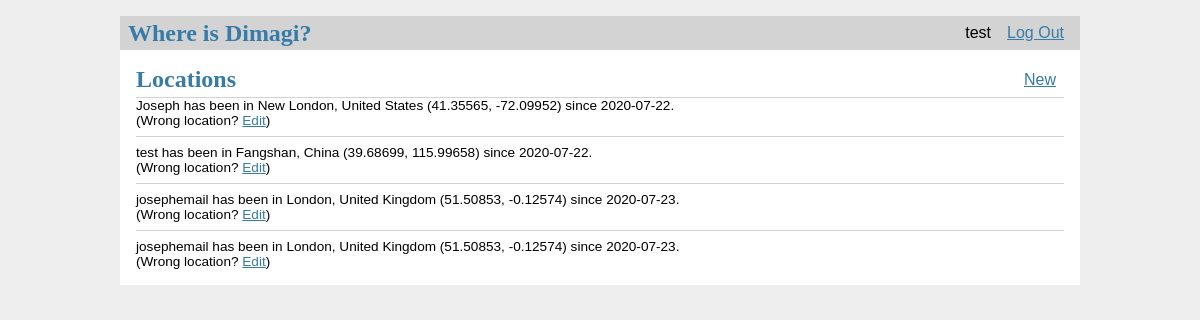
The app's page / (signed in) with its own data.
### tables this page shows
CREATE TABLE user (
  id INTEGER PRIMARY KEY AUTOINCREMENT,
  username TEXT UNIQUE NOT NULL,
  person_name TEXT NOT NULL,
  email TEXT UNIQUE NOT NULL,
  password TEXT NOT NULL
);

CREATE TABLE location (
  location_id INTEGER PRIMARY KEY AUTOINCREMENT,
  person_id INTEGER NOT NULL,
  created TIMESTAMP NOT NULL DEFAULT CURRENT_TIMESTAMP,
  location TEXT NOT NULL,
  lat DECIMAL  NOT NULL,
  lon DECIMAL NOT NULL,
  off_the_grid INTEGER DEFAULT 0,
  FOREIGN KEY (person_id) REFERENCES user (id)
);

### whereis_app/locations.py (the view)
@bp.route('/')
def index():
    db = get_db()
    if g.user and g.user['person_name'] == 'admin':
        locations = db.execute(
        'SELECT l.location_id, location, lat, lon, person_id, created, person_name'
        ' FROM location l JOIN user u ON l.person_id = u.id '
        ).fetchall()
    else:
        locations = db.execute(
            ' SELECT l.location_id, location, lat, lon, person_id, created, person_name'
            ' FROM location l JOIN user u ON l.person_id = u.id '
            ' WHERE '
            'l.off_the_grid == 0 '
            ' AND '
            '(person_id, created) in (SELECT person_id, max(created)'
            'FROM location GROUP BY person_id)'
            ).fetchall()
    return render_template('locations/index.html', locations=locations)

### whereis_app/auth.py (called while the page is built)
@bp.before_app_request
def load_logged_in_user():
    user_id = session.get('user_id')
    if user_id is None:
        g.user = None
    else:
        g.user = get_db().execute(
            'SELECT * FROM user WHERE id = ?', (user_id,)
        ).fetchone()

### whereis_app/db.py (called while the page is built)
def get_db():
    if 'db' not in g:
        g.db = sqlite3.connect(
            current_app.config['DATABASE'],
            detect_types=sqlite3.PARSE_DECLTYPES
        )
        g.db.row_factory = sqlite3.Row
    return g.db

### whereis_app/templates/locations/index.html
{% extends 'base.html' %}
{% block header %}
  <h1>{% block title %}Locations{% endblock %}</h1>
  {% if g.user %}
    <a class="action" href="{{ url_for('locations.add_location') }}">New</a>
  {% endif %}
{% endblock %}
{% block content %}
  {% for location in locations %}
    <article class="post">
      <header>
        <div>
	    {{location['person_name'] }}  has been in {{location['location']}} ({{location['lat']}}, {{location['lon']}}) since {{location['created'].strftime('%Y-%m-%d')}}.<br>
	    (Wrong location? <a href="{{ url_for('locations.update', location_id=location['location_id']) }}">Edit</a>)
        </div>
      </header>
    </article>
    {% if not loop.last %}
      <hr>
    {% endif %}
  {% endfor %}
{% endblock %}

### whereis_app/templates/base.html (shortened to what this page needs)
<!doctype html>
<link rel="stylesheet" href="{{ url_for('static', filename='style.css') }}">
<nav>
  <h1>Where is Dimagi?</h1>
  <ul>
    {% if g.user %}
      <li><span>{{ g.user['username'] }}</span>
      <li><a href="{{ url_for('auth.logout') }}">Log Out</a>
    {% else %}
      <li><a href="{{ url_for('auth.register') }}">Register</a>
      <li><a href="{{ url_for('auth.login') }}">Log In</a>
    {% endif %}
  </ul>
</nav>
<section class="content">
  <header>
    {% block header %}{% endblock %}
  </header>
  {% block content %}{% endblock %}
</section>

### whereis_app/static/style.css (style rules this page uses)
h1 { font-family: serif; color: #377ba8; margin: 1rem 0; }
a { color: #377ba8; }
hr { border: none; border-top: 1px solid lightgray; }
nav { background: lightgray; display: flex; align-items: center; padding: 0 0.5rem; }
nav h1 { flex: auto; margin: 0; }
nav ul { display: flex; list-style: none; margin: 0; padding: 0; }
nav ul li a, nav ul li span, header .action { display: block; padding: 0.5rem; }
.content { padding: 0 1rem 1rem; }
.content > header { border-bottom: 1px solid lightgray; display: flex; align-items: flex-end; }
.content > header h1 { flex: auto; margin: 1rem 0 0.25rem 0; }
.post > header { display: flex; align-items: flex-end; font-size: 0.85em; }
.post > header > div:first-of-type { flex: auto; }
.content:last-child { margin-bottom: 0; }

### records on screen
user: user.username "test"
location: person_name "Joseph", location "New London, United States", lat "41.35565", lon "-72.09952", created "2020-07-22"
location: person_name "test", location "Fangshan, China", lat "39.68699", lon "115.99658", created "2020-07-22"
location: person_name "josephemail", location "London, United Kingdom", lat "51.50853", lon "-0.12574", created "2020-07-23"
location: person_name "josephemail", location "London, United Kingdom", lat "51.50853", lon "-0.12574", created "2020-07-23"
